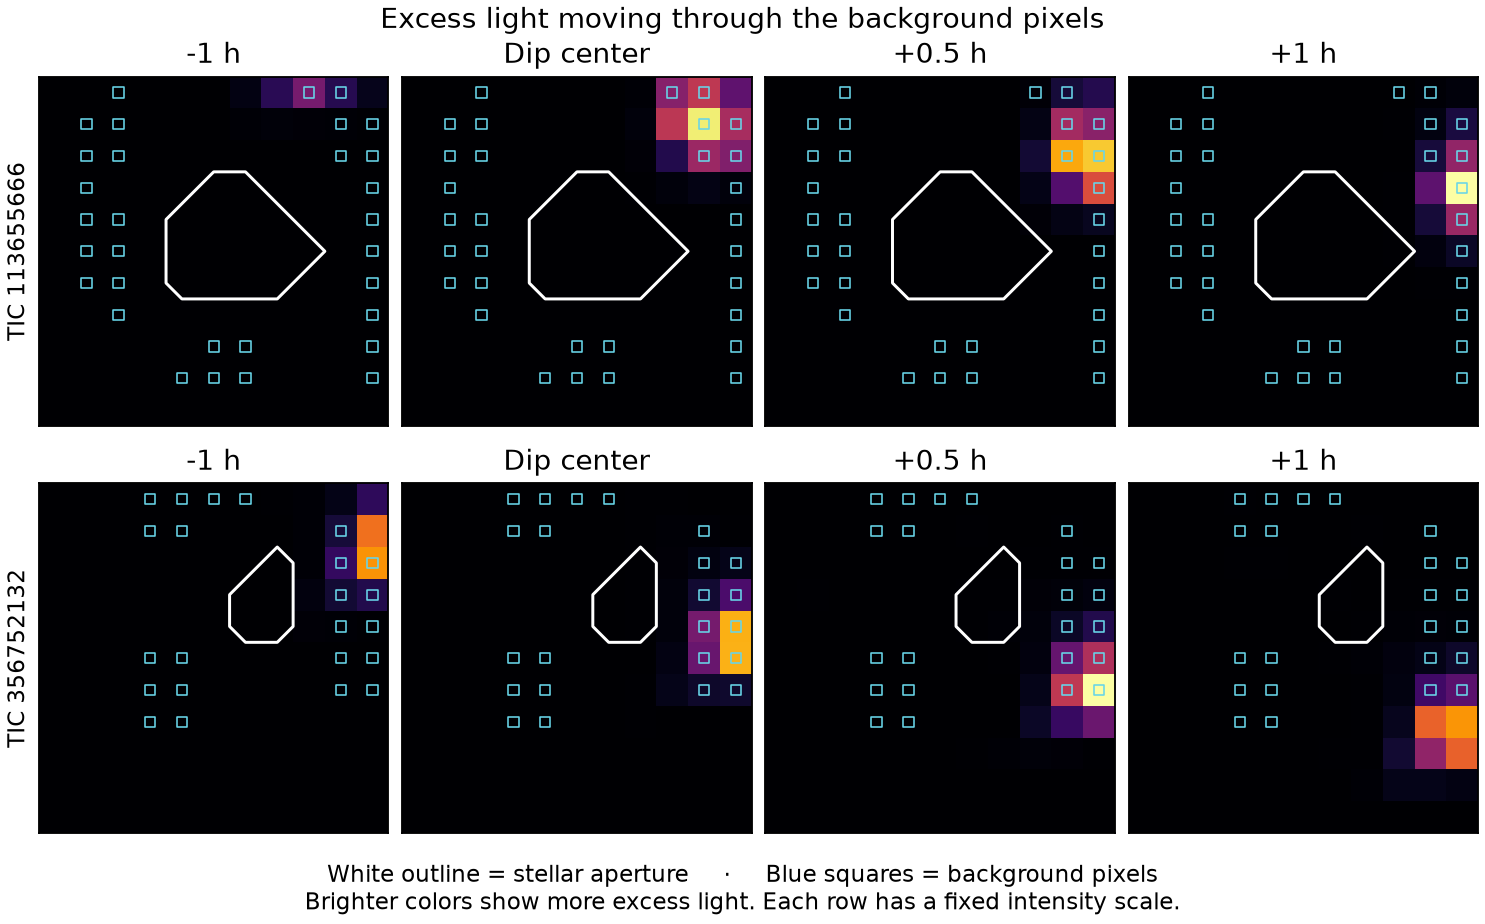

The Python source for this figure:
"""Plot the changing illumination of background pixels at the two false dips."""
from pathlib import Path
from io import BytesIO
import hashlib
import json

from astropy.io import fits
import matplotlib
matplotlib.use("Agg")
import matplotlib.pyplot as plt
import numpy as np
import requests

here = Path(__file__).resolve().parent
fig, grid = plt.subplots(2, 4, figsize=(9, 5.6), layout="constrained")
for axes, tic in zip(grid, ["113655666", "356752132"]):
    folder = here / f"single-{tic}"
    if tic == "113655666":
        record = json.loads((folder / "receipt.json").read_bytes())
        center, shoulders = record["t0_btjd"], record["baseline_offsets_d"]
    else:
        evidence = json.loads((folder / "evidence.json").read_bytes())
        center = evidence["measurement_center_btjd"]
        shoulders = evidence["shoulder_abs_limits_d"]
        record = evidence["files"]["target-tpf.fits"]
    file = folder / "target-tpf.fits"
    if file.exists():
        content = file.read_bytes()
    else:
        response = requests.get(record["url"], timeout=45)
        response.raise_for_status()
        content = response.content
    assert hashlib.sha256(content).hexdigest() == record["sha256"]
    with fits.open(BytesIO(content)) as hdus:
        assert str(hdus[0].header["TICID"]) == tic
        data = hdus[1].data
        dt = data["TIME"] - center
        valid = (data["QUALITY"] == 0) & np.isfinite(dt)
        quiet = valid & (abs(dt) > shoulders[0]) & (abs(dt) < shoulders[1])
        pixels = data["FLUX"] + data["FLUX_BKG"]
        baseline = np.nanmedian(pixels[quiet], axis=0)
        mask = hdus["APERTURE"].data
        frames = []
        times = [-1, 0, .5, 1]
        for hour in times:
            use = valid & (abs(24 * dt - hour) <= .07)
            frames.append(np.nanmedian(pixels[use], axis=0) - baseline)

    for ax, frame, hour in zip(axes, frames, times):
        ax.imshow(frame, vmin=0, vmax=np.nanmax(frames), cmap="inferno", origin="lower")
        ax.contour((mask & 2) != 0, levels=[.5], colors=["white"], linewidths=1.3)
        y, x = np.where((mask & 4) != 0)
        ax.scatter(x, y, marker="s", s=20, facecolors="none", edgecolors="#68d5e8", linewidths=.7)
        ax.set_xticks([])
        ax.set_yticks([])
        ax.set_title(f"{hour:+g} h" if hour else "Dip center")
    axes[0].set_ylabel(f"TIC {tic}")
fig.suptitle("Excess light moving through the background pixels")
fig.supxlabel("White outline = stellar aperture     ·     Blue squares = background pixels\n"
              "Brighter colors show more excess light. Each row has a fixed intensity scale.", fontsize=10)
fig.savefig(here / "background-sequence.png", dpi=165)
